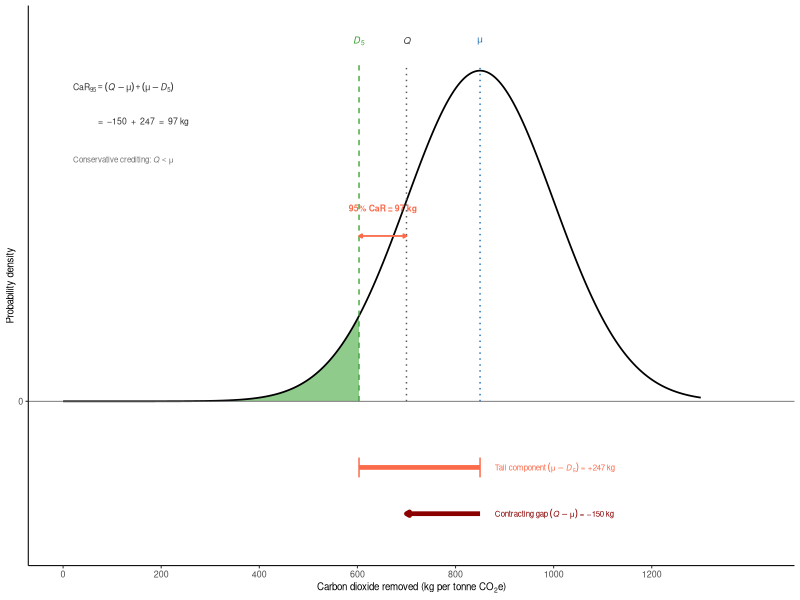

The R source for this figure:
# SI figure: the CaR decomposition when Q < mu (conservative crediting)
#
# Simplified version of main-text Fig. 1a, showing only the 95% CaR, with the
# contract set below expected delivery. The contracting gap Q - mu is then
# negative and partly offsets the tail component, so CaR is smaller than the
# tail component alone. The two decomposition brackets overlap in x, so they are
# drawn on separate rows.
#
# Run from repo root:
#   Rscript code/si/si_car_negative_gap.R
#
# Output:
#   - outputs/si/si_car_negative_gap.pdf

library(ggplot2)
library(truncnorm)

si_dir <- "outputs/si"
if (!dir.exists(si_dir)) dir.create(si_dir, recursive = TRUE)

# Parameters ---------------------------------------------------------------
# Distribution is identical to main-text Fig. 1; only Q moves, from 1000 to 700.

CAR_MEAN  <- 850
CAR_SD    <- 150
CAR_LOWER <- 0
CAR_UPPER <- Inf
Q_TARGET  <- 700    # contracted volume, deliberately below expected delivery

CAR_MU <- etruncnorm(a = CAR_LOWER, b = CAR_UPPER, mean = CAR_MEAN, sd = CAR_SD)
D5     <- qtruncnorm(0.05, a = CAR_LOWER, b = CAR_UPPER,
                     mean = CAR_MEAN, sd = CAR_SD)

car_95      <- Q_TARGET - D5      # net CaR, positive but small
gap         <- Q_TARGET - CAR_MU  # contracting gap, negative here
tail_comp   <- CAR_MU - D5        # tail component, unchanged in concept

stopifnot(abs((gap + tail_comp) - car_95) < 1e-8)

GREEN_95 <- "#33a02c"
RED_95   <- "#fb6a4a"
DARK_RED <- "#8b0000"
BLUE     <- "#2171B5"

# Distribution -------------------------------------------------------------

x_car <- seq(CAR_LOWER, CAR_MEAN + 3 * CAR_SD, length.out = 1000)
df_car <- data.frame(
  x = x_car,
  y = dtruncnorm(x_car, a = CAR_LOWER, b = CAR_UPPER,
                 mean = CAR_MEAN, sd = CAR_SD)
)
y_max <- max(df_car$y)

shade_tail <- subset(df_car, x <= D5)

# Rows for the decomposition brackets, below the axis
row_tail <- -y_max * 0.20
row_gap  <- -y_max * 0.34

fig <- ggplot() +
  # 5% tail
  geom_area(data = shade_tail, aes(x = x, y = y),
            fill = GREEN_95, alpha = 0.55) +
  geom_line(data = df_car, aes(x = x, y = y), linewidth = 0.6) +

  # Reference verticals
  annotate("segment", x = D5, xend = D5, y = 0, yend = y_max * 1.02,
           linetype = "dashed", color = GREEN_95, linewidth = 0.45) +
  annotate("segment", x = Q_TARGET, xend = Q_TARGET, y = 0, yend = y_max * 1.02,
           linetype = "dotted", color = "grey35", linewidth = 0.5) +
  annotate("segment", x = CAR_MU, xend = CAR_MU, y = 0, yend = y_max * 1.02,
           linetype = "dotted", color = BLUE, linewidth = 0.5) +

  # Top labels
  annotate("text", x = Q_TARGET, y = y_max * 1.09,
           label = 'italic(Q)', parse = TRUE, size = 2.4, color = "grey25") +
  annotate("text", x = CAR_MU, y = y_max * 1.09,
           label = 'mu', parse = TRUE, size = 2.4, color = BLUE) +
  annotate("text", x = D5, y = y_max * 1.09,
           label = 'italic(D)[5]', parse = TRUE, size = 2.4, color = GREEN_95) +

  # The 95% CaR itself, above the axis
  annotate("segment", x = Q_TARGET, xend = D5,
           y = y_max * 0.50, yend = y_max * 0.50,
           arrow = arrow(length = unit(0.09, "cm"), ends = "both",
                         type = "closed"),
           color = RED_95, linewidth = 0.6) +
  annotate("text", x = (Q_TARGET + D5) / 2, y = y_max * 0.585,
           label = sprintf("95%% CaR = %.0f kg", car_95),
           size = 2.2, color = RED_95, fontface = "bold") +

  # Row 1: tail component, D5 -> mu, positive
  annotate("segment", x = D5, xend = CAR_MU, y = row_tail, yend = row_tail,
           linewidth = 1.6, color = RED_95) +
  annotate("segment", x = c(D5, CAR_MU), xend = c(D5, CAR_MU),
           y = row_tail + y_max * 0.03, yend = row_tail - y_max * 0.03,
           linewidth = 0.5, color = RED_95) +
  annotate("text", x = CAR_MU + 30, y = row_tail,
           label = sprintf('"Tail component"~(mu - italic(D)[5]) == "+%.0f kg"',
                           tail_comp),
           parse = TRUE, size = 2, hjust = 0, color = RED_95) +

  # Row 2: contracting gap, mu -> Q, negative. Arrow points left to signal sign.
  annotate("segment", x = CAR_MU, xend = Q_TARGET, y = row_gap, yend = row_gap,
           linewidth = 1.6, color = DARK_RED,
           arrow = arrow(length = unit(0.09, "cm"), type = "closed")) +
  annotate("text", x = CAR_MU + 30, y = row_gap,
           label = sprintf('"Contracting gap"~(italic(Q) - mu) == "%s%.0f kg"',
                           "−", abs(gap)),
           parse = TRUE, size = 2, hjust = 0, color = DARK_RED) +

  # The arithmetic
  annotate("text", x = 20, y = y_max * 0.95,
           label = 'CaR[95] == (italic(Q) - mu) + (mu - italic(D)[5])',
           parse = TRUE, size = 2.2, hjust = 0, color = "grey20") +
  annotate("text", x = 20, y = y_max * 0.845,
           label = sprintf('phantom(CaR[95]) ~ "=  %s%.0f  +  %.0f  =  %.0f kg"',
                           "−", abs(gap), tail_comp, car_95),
           parse = TRUE, size = 2.2, hjust = 0, color = "grey20") +
  annotate("text", x = 20, y = y_max * 0.73,
           label = '"Conservative crediting:"~italic(Q) < mu',
           parse = TRUE, size = 2, hjust = 0, color = "grey45") +

  geom_hline(yintercept = 0, linewidth = 0.3, color = "grey40") +
  scale_x_continuous(breaks = seq(0, 1200, by = 200)) +
  scale_y_continuous(breaks = 0, labels = "0") +
  coord_cartesian(xlim = c(0, 1420),
                  ylim = c(row_gap - y_max * 0.08, y_max * 1.12),
                  clip = "off") +
  labs(x = expression("Carbon dioxide removed (kg per tonne CO"[2]*"e)"),
       y = "Probability density") +
  theme_classic(base_size = 8) +
  theme(plot.margin = margin(4, 4, 4, 4),
        axis.title = element_text(size = 7))

# Rendered at the width it is displayed at in supplement.tex.
SI_LINEWIDTH_IN <- 500.484 / 72.27
FRAC <- 0.62

ggsave(file.path(si_dir, "si_car_negative_gap.pdf"), fig,
       width = FRAC * SI_LINEWIDTH_IN,
       height = FRAC * SI_LINEWIDTH_IN * 0.72)

cat(sprintf("Q = %.0f, mu = %.1f, D5 = %.1f\n", Q_TARGET, CAR_MU, D5))
cat(sprintf("contracting gap = %.1f, tail component = %.1f, CaR95 = %.1f\n",
            gap, tail_comp, car_95))
cat("Saved", file.path(si_dir, "si_car_negative_gap.pdf"), "\n")
